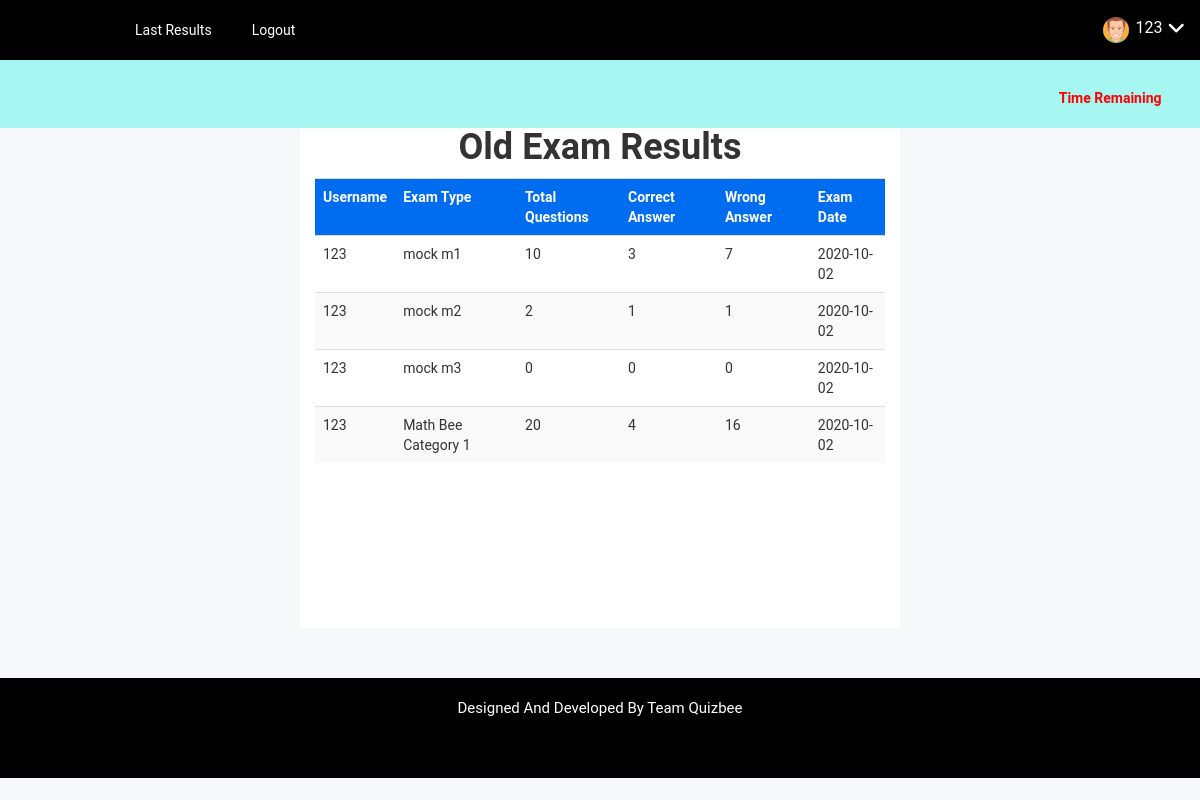
Page /old_exam_results.php (signed in) on the committed database.
### tables this page shows
CREATE TABLE `exam_results` (
  `id` int(5) NOT NULL,
  `username` varchar(100) NOT NULL,
  `exam_type` varchar(100) NOT NULL,
  `total_ques` varchar(10) NOT NULL,
  `correct_answer` varchar(10) NOT NULL,
  `wrong_answer` varchar(10) NOT NULL,
  `exam_time` varchar(50) NOT NULL
);

### old_exam_results.php (the view, shortened to what this page needs)
<?php
include "header.php";
include "connection.php";
  ?>
    <div class="row" style="margin: 0px; padding:0px; margin-bottom: 50px;">
        <div class="col-lg-6 col-lg-push-3" style="min-height: 500px; background-color: white;">
            <center>
            <h1> Old Exam Results </h1>
            </center>
            <?php
            $res=mysqli_query($link,"select * from exam_results where username='$_SESSION[username]' order by id desc");
            $count=mysqli_num_rows($res);
            if($count==0)
            {
                ?>
                <center>
                    <h1>No Results Found<h1>
                </center>
                <?php
            }
            else{
                echo "<table class='table table-striped'>";
                echo "<tr style='background-color: #006df0; color: white'>";
                echo "<th>"; echo "Username"; echo "</th>";
                echo "<th>"; echo "Exam Type"; echo "</th>";
                echo "<th>"; echo "Total Questions"; echo "</th>";
                echo "<th>"; echo "Correct Answer"; echo "</th>";
                echo "<th>"; echo "Wrong Answer"; echo "</th>";
                echo "<th>"; echo "Exam Date"; echo "</th>";
                echo "</tr>";
                while($row=mysqli_fetch_array($res))
                {
                    echo "<tr>";
                    echo "<td>"; echo $row["username"]; echo "</td>";
                    echo "<td>"; echo $row["exam_type"]; echo "</td>";
                    echo "<td>"; echo $row["total_ques"]; echo "</td>";
                    echo "<td>"; echo $row["correct_answer"]; echo "</td>";
                    echo "<td>"; echo $row["wrong_answer"]; echo "</td>";
                    echo "<td>"; echo $row["exam_time"]; echo "</td>";
                    echo "</tr>";
                }
                echo "</table>";
            }
            ?>
        </div>
    </div>
<?php
include "footer.php";
?>

### header.php (shortened to what this page needs)
<!doctype html>
<html class="no-js" lang="en">
<head>
    <link rel="stylesheet" href="css1/bootstrap.min.css">
    <link rel="stylesheet" href="css1/style.css">
    <link rel="stylesheet" href="css1/font-awesome.min.css">
</head>
<body>
<div class="all-content-wrapper">
    <div class="header-advance-area">
        <div class="header-top-area">
            <div class="container-fluid">
                <div class="row" style="background-color:black">
                    <div class="col-lg-12 col-md-12 col-sm-12 col-xs-12">
                        <div class="header-top-wraper">
                            <div class="row">
                                <div class="col-lg-1 col-md-0 col-sm-1 col-xs-12"style="background-color:black;">
                                    <div class="menu-switcher-pro">
                                        <button type="button" id="sidebarCollapse" class="btn bar-button-pro header-drl-controller-btn btn-info navbar-btn">
                                        </button>
                                    </div>
                                </div>
                                <div class="col-lg-6 col-md-7 col-sm-6 col-xs-12"style="background-color:black;">
                                    <div class="header-top-menu tabl-d-n">
                                        <ul class="nav navbar-nav mai-top-nav">
                                            <li class="nav-item"><a href="old_exam_results.php" class="nav-link">Last Results</a>
                                            </li>
                                            <li class="nav-item"><a href="logout.php" class="nav-link">Logout</a>
                                            </li>
                                        </ul>
                                    </div>
                                </div>
                                <div class="col-lg-5 col-md-5 col-sm-12 col-xs-12" style="background-color:black;">
                                    <div class="header-right-info">
                                        <ul class="nav navbar-nav mai-top-nav header-right-menu">
                                          <li class="nav-item">
                                              <a href="#" data-toggle="dropdown" role="button" aria-expanded="false" class="nav-link dropdown-toggle">
                                                  <img src="img/avatar-mini2.jpg" alt="" />
                                                  <span class="admin-name"><?php echo $_SESSION["username"]; ?></span>
                                                  <i class="fa fa-angle-down edu-icon edu-down-arrow"></i>
                                              </a>
                                          </li>
                                        </ul>
                                    </div>
                                </div>
                            </div>
                        </div>
                    </div>
                </div>
            </div>
        </div>
        <div class="breadcome-area">
            <div class="container-fluid">
                <div class="row">
                    <div class="col-lg-12 col-md-12 col-sm-12 col-xs-12"style="background-color:#a6f6f1">
                        <div class="breadcome-list" style="margin-bottom: 0px;margin-top: 0px;background-color:#a6f6f1">
                            <div class="row">
                                <div class="col-lg-12 col-md-6 col-sm-6 col-xs-12 text-right">
                                    <ul class="breadcome-menu">
                                      <li style="color:red;"><strong>Time Remaining</strong></li>
                                    </ul>
                                </div>
                            </div>
                        </div>
                    </div>
                </div>
            </div>
        </div>
    </div>

### footer.php (shortened to what this page needs)
<div class="footer-copyright-area" style="background-color:black;height:100px">
    <div class="container-fluid">
        <div class="row">
            <div class="col-lg-12">
                <div class="footer-copy-right">
                    <p>Designed And Developed By Team Quizbee</p>
                </div>
            </div>
        </div>
    </div>
</div>
</div>
</body>
</html>

### rows in the picture
exam_results: username "123", exam_type "mock m1", total_ques "10", correct_answer "3", wrong_answer "7", exam_time "2020-10-02"
exam_results: username "123", exam_type "mock m2", total_ques "2", correct_answer "1", wrong_answer "1", exam_time "2020-10-02"
exam_results: username "123", exam_type "mock m3", total_ques "0", correct_answer "0", wrong_answer "0", exam_time "2020-10-02"
exam_results: username "123", exam_type "Math Bee Category 1", total_ques "20", correct_answer "4", wrong_answer "16", exam_time "2020-10-02"

### other values in the picture
$_SESSION["username"] "123"
